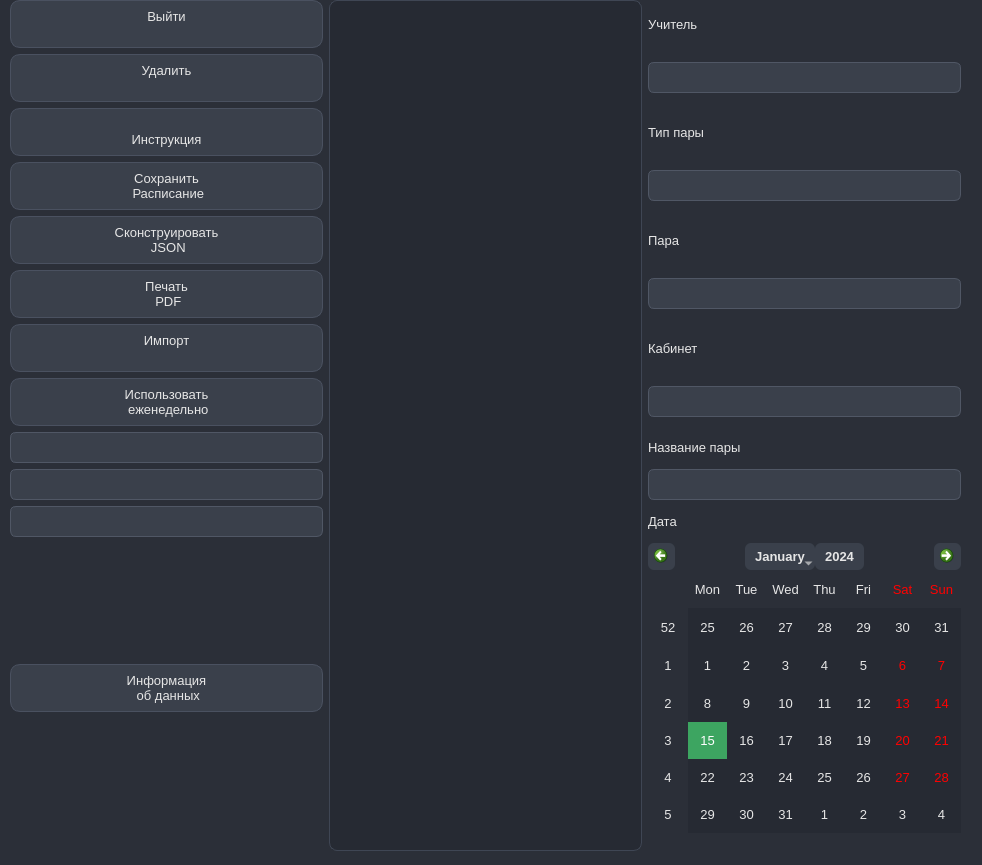
<?xml version="1.0" encoding="UTF-8"?>
<ui version="4.0">
 <class>ScheduleBuilderForm</class>
 <widget class="QWidget" name="ScheduleBuilderForm">
  <property name="windowModality">
   <enum>Qt::WindowModality::NonModal</enum>
  </property>
  <property name="geometry">
   <rect>
    <x>0</x>
    <y>0</y>
    <width>982</width>
    <height>865</height>
   </rect>
  </property>
  <property name="font">
   <font>
    <family>Segoe UI</family>
    <pointsize>-1</pointsize>
    <bold>false</bold>
    <kerning>true</kerning>
    <hintingpreference>PreferDefaultHinting</hintingpreference>
   </font>
  </property>
  <property name="cursor">
   <cursorShape>ArrowCursor</cursorShape>
  </property>
  <property name="focusPolicy">
   <enum>Qt::FocusPolicy::NoFocus</enum>
  </property>
  <property name="contextMenuPolicy">
   <enum>Qt::ContextMenuPolicy::NoContextMenu</enum>
  </property>
  <property name="windowTitle">
   <string>Form</string>
  </property>
  <property name="styleSheet">
   <string notr="true">/* ===== Base ===== */
QWidget {
    background-color: #2b2f38;
    color: #e6e6e6;
    font-family: &quot;Segoe UI&quot;;
    font-size: 13px;
}

/* ===== Sidebar Buttons ===== */
QPushButton {
    background-color: #3a404b;
    border: 1px solid #4a5160;
    border-radius: 10px;
    padding: 8px;
}

QPushButton:hover {
    background-color: #444b57;
}

QPushButton:pressed {
    background-color: #2d313a;
}

/* Primary button (Сохранить) */
QPushButton#saveButton {
    background-color: #3da561;
    border: none;
    border-radius: 8px;
    padding: 8px;
    color: white;
}

QPushButton#saveButton:hover {
    background-color: #45b86c;
}

QPushButton#saveButton:pressed {
    background-color: #2f8f52;
}


/* ===== ComboBox ===== */
QComboBox {
    background-color: #3a404b;
    border: 1px solid #505765;
    border-radius: 6px;
    padding: 6px;
}

QComboBox:hover {
    border: 1px solid #6c7486;
}

QComboBox::drop-down {
    border: none;
}

QComboBox QAbstractItemView {
    background-color: #2b2f38;
    border: 1px solid #3da561;
    selection-background-color: #3da561;
}


/* ===== LineEdit ===== */
QLineEdit {
    background-color: #3a404b;
    border: 1px solid #505765;
    border-radius: 6px;
    padding: 6px;
}

QLineEdit:focus {
    border: 1px solid #3da561;
}


/* ===== QListWidget ===== */
QListWidget {
    background-color: #262a33;
    border: 1px solid #3f4654;
    border-radius: 8px;
    padding: 4px;
    outline: none;
}

QListWidget::item {
    background-color: transparent;
    padding: 6px;
    border-radius: 6px;
}

QListWidget::item:hover {
    background-color: #353b47;
}

QListWidget::item:selected {
    background-color: #3da561;
    color: white;
}

QListWidget::item:selected:hover {
    background-color: #45b86c;
}


/* ===== ScrollBar ===== */
QScrollBar:vertical {
    background: #2b2f38;
    width: 10px;
    margin: 2px;
}

QScrollBar::handle:vertical {
    background: #4a5160;
    border-radius: 4px;
}

QScrollBar::handle:vertical:hover {
    background: #5c6475;
}

QScrollBar::add-line:vertical,
QScrollBar::sub-line:vertical {
    height: 0px;
}


/* ===== Calendar ===== */
QCalendarWidget QWidget {
    alternate-background-color: #2b2f38;
}

QCalendarWidget QToolButton {
    background-color: #3a404b;
    border: none;
    border-radius: 6px;
    padding: 4px;
}

QCalendarWidget QToolButton:hover {
    background-color: #4a5160;
}

QCalendarWidget QAbstractItemView {
    selection-background-color: #3da561;
    selection-color: white;
    background-color: #262a33;
}


/* ===== GroupBox (если используешь) ===== */
QGroupBox {
    border: 1px solid #3f4654;
    border-radius: 8px;
    margin-top: 10px;
}

QGroupBox::title {
    subcontrol-origin: margin;
    left: 10px;
    padding: 0 5px 0 5px;
}</string>
  </property>
  <widget class="QWidget" name="gridLayoutWidget">
   <property name="geometry">
    <rect>
     <x>10</x>
     <y>0</y>
     <width>951</width>
     <height>851</height>
    </rect>
   </property>
   <layout class="QGridLayout" name="gridLayout">
    <item row="1" column="0">
     <widget class="QPushButton" name="btnRemove">
      <property name="styleSheet">
       <string notr="true"/>
      </property>
      <property name="text">
       <string>Удалить
</string>
      </property>
     </widget>
    </item>
    <item row="4" column="2">
     <widget class="QLabel" name="label_3">
      <property name="text">
       <string>Пара</string>
      </property>
     </widget>
    </item>
    <item row="0" column="2">
     <widget class="QLabel" name="label">
      <property name="text">
       <string>Учитель</string>
      </property>
     </widget>
    </item>
    <item row="2" column="2">
     <widget class="QLabel" name="label_2">
      <property name="text">
       <string>Тип пары</string>
      </property>
     </widget>
    </item>
    <item row="0" column="0">
     <widget class="QPushButton" name="btnQuit">
      <property name="text">
       <string>Выйти
</string>
      </property>
     </widget>
    </item>
    <item row="5" column="2">
     <widget class="QComboBox" name="comboBoxLessonTime"/>
    </item>
    <item row="4" column="0">
     <widget class="QPushButton" name="btnCreateSheudle">
      <property name="text">
       <string>Сконструировать
 JSON</string>
      </property>
     </widget>
    </item>
    <item row="3" column="0">
     <widget class="QPushButton" name="btnSave">
      <property name="styleSheet">
       <string notr="true"/>
      </property>
      <property name="text">
       <string>Сохранить
 Расписание</string>
      </property>
     </widget>
    </item>
    <item row="1" column="2">
     <widget class="QComboBox" name="comboBoxTeacher"/>
    </item>
    <item row="3" column="2">
     <widget class="QComboBox" name="comboBoxTypeLesson"/>
    </item>
    <item row="5" column="0">
     <widget class="QPushButton" name="btnPrintPDF">
      <property name="styleSheet">
       <string notr="true"/>
      </property>
      <property name="text">
       <string>Печать
 PDF</string>
      </property>
     </widget>
    </item>
    <item row="2" column="0">
     <widget class="QPushButton" name="btnHelp">
      <property name="text">
       <string>
Инструкция</string>
      </property>
     </widget>
    </item>
    <item row="0" column="1" rowspan="15">
     <widget class="QListWidget" name="listWidget"/>
    </item>
    <item row="6" column="2">
     <widget class="QLabel" name="label_4">
      <property name="text">
       <string>Кабинет</string>
      </property>
     </widget>
    </item>
    <item row="7" column="2">
     <widget class="QComboBox" name="comboBoxCabinet"/>
    </item>
    <item row="8" column="2">
     <widget class="QLabel" name="label_5">
      <property name="text">
       <string>Название пары</string>
      </property>
     </widget>
    </item>
    <item row="9" column="2">
     <widget class="QComboBox" name="comboBoxLessonName"/>
    </item>
    <item row="10" column="2">
     <widget class="QLabel" name="label_6">
      <property name="text">
       <string>Дата</string>
      </property>
     </widget>
    </item>
    <item row="11" column="2">
     <widget class="QCalendarWidget" name="calendarWidget"/>
    </item>
    <item row="6" column="0">
     <widget class="QPushButton" name="pushButton">
      <property name="styleSheet">
       <string notr="true"/>
      </property>
      <property name="text">
       <string>Импорт
</string>
      </property>
     </widget>
    </item>
    <item row="7" column="0">
     <widget class="QPushButton" name="pushButton_2">
      <property name="text">
       <string>Использовать
 еженедельно</string>
      </property>
     </widget>
    </item>
    <item row="11" column="0">
     <widget class="QPushButton" name="btnViewInfo">
      <property name="text">
       <string>Информация
 об данных</string>
      </property>
     </widget>
    </item>
    <item row="8" column="0">
     <widget class="QLineEdit" name="lineEditSearchTeacher"/>
    </item>
    <item row="9" column="0">
     <widget class="QLineEdit" name="lineEditSearchCabinet"/>
    </item>
    <item row="10" column="0">
     <widget class="QLineEdit" name="lineEditSearchLessonName"/>
    </item>
   </layout>
  </widget>
 </widget>
 <resources/>
 <connections/>
</ui>
